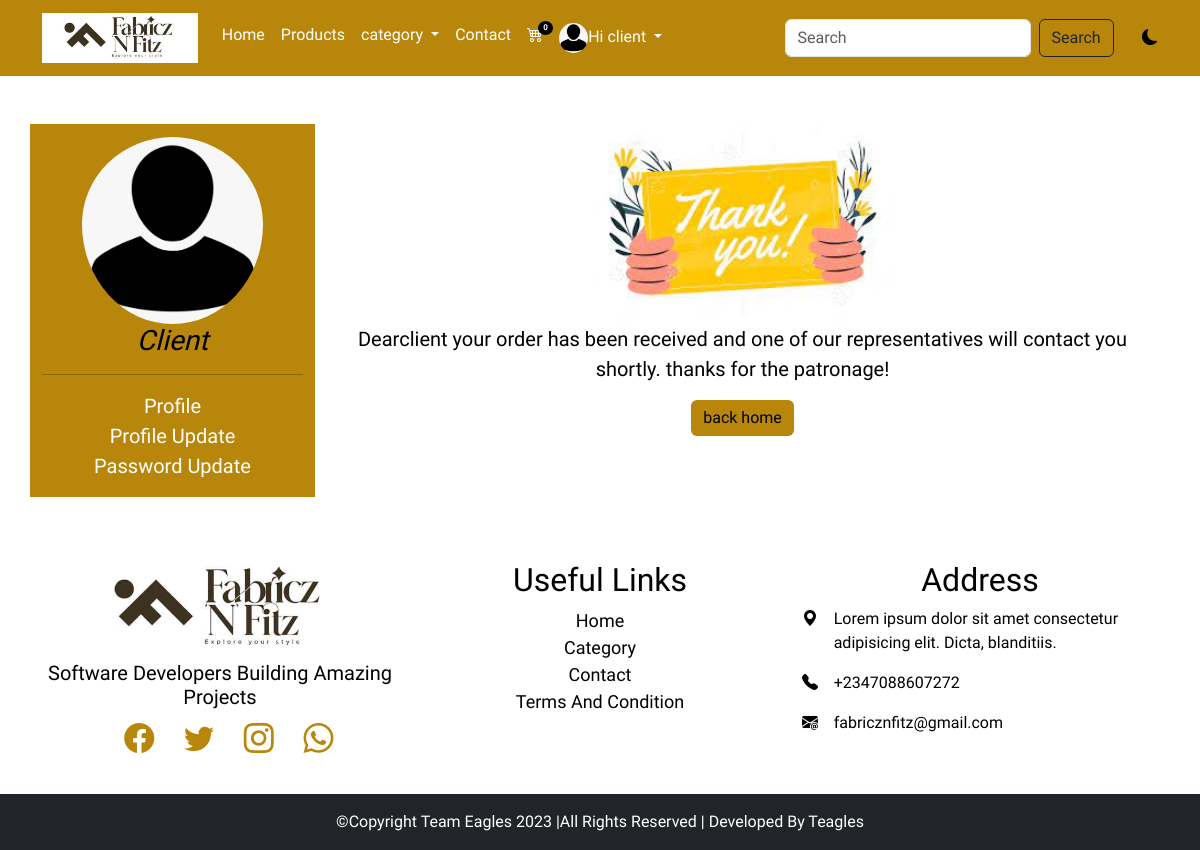
/callback (signed in), run on the app's committed database.
### main/models.py (models this page shows, shortened)
class AppInfo(models.Model):
 appname = models.CharField(max_length=50)
 logo =  models.ImageField(upload_to='logo')
 banner = models.ImageField(upload_to='banner')
 carousel1 = models.ImageField(upload_to='carousel')
 carousel2 = models.ImageField(upload_to='carouse2')
 carousel3 = models.ImageField(upload_to='carouse3')

class Customer(models.Model):
   user = models.OneToOneField(User, on_delete=models.CASCADE)
   first_name = models.CharField(max_length=100)
   last_name = models.CharField(max_length=100)
   phone = models.CharField(max_length=20)
   address = models.CharField(max_length=100)
   email = models.CharField(max_length=104)
   pix = models.ImageField(upload_to='profilepix')
   joined = models.DateTimeField(auto_now_add=True)

### main/views.py (the view)
# urls.py: path('callback', views.thankyou, name='thankyou'),
@login_required(login_url='signin')
def thankyou(request):
    userprof = Customer.objects.get(user__username = request.user.username)
    cart = Cart.objects.filter(user__username = request.user.username)
    for item in cart:
        item.paid = True
        item.save()
        product = Product.objects.get(pk=item.product.id)
    context ={
        'userprof':userprof,
        'cart':cart,
        'product':product
    }
    return render(request, 'callback.html', context)

### main/context_processor.py (called while the page is built)
def feature(request):
   info = AppInfo.objects.get(pk=1)
   categ = Category.objects.all()
   context = {
     'info' :info,
     'categ' : categ,
    }
   return context

def cartcount(request):
   cart = Cart.objects.filter(user__username = request.user.username, paid=False)
   itemcount = 0
   for item in cart:
      itemcount += item.quantity
   context ={
      'itemcount':itemcount
    }
   return context

### main/templates/callback.html (shortened to what this page needs)
{% extends 'base.html' %}
{% load static %}
{% block header %} {% include 'header.html' %} {% endblock header %}
{% block content %}
<div class="container mt-5 mb-5">
  <div class="row">
    <div class="col-12 col-md-3 pavat">
      <img src="{{userprof.pix.url}}" alt="" style="height: 200px;">
      <h3 class="text-capitalize">{{userprof.user}}</h3>
      <hr>
      <ul class="list-unstyled">
        <li><a href="{% url 'profile' %}">profile</a></li>
        <li><a href="{% url 'profile_update' %}">profile update</a></li>
        <li><a href="{% url 'password_update' %}">password update</a></li>
      </ul>
    </div>
    <div class="col-12 col-md-9 thanks">
      <img src="{% static '' %}img/thank you.jpg" alt="" style="height: 200px;">
      <p>Dear<span class="unstyled"><a href="{% url 'profile' %}"></a>{{userprof.user}}</span> your order has been received and one of our representatives
       will contact you shortly. thanks for the patronage!
      </p>
      <a href="{% url 'home' %}"><button class="btn btn-warning text capitalize">back home</button></a>
    </div>
  </div>
</div>
{% endblock content %}
{% block footer %} {% include 'footer.html' %} {% endblock footer %}

### main/templates/header.html (shortened to what this page needs)
<nav class="navbar navbar-expand-lg sticky-top">
  <div class="container">
   <a class="navbar-brand" href="#"><img src="{{info.logo.url}}" alt="" height="50px"></a>
    <div class="collapse navbar-collapse" id="navbarSupportedContent">
      <ul class="navbar-nav me-auto mb-2 mb-lg-0">
      {% if user.is_authenticated %}
      <li class="nav-item">
          <a class="nav-link" aria-current="page" href="{% url 'home' %}">Home</a>
      </li>
      <li class="nav-item">
        <a class="nav-link" href="{% url 'products' %}">Products</a>
      </li>
            <li class="nav-item dropdown">
            <a class="nav-link dropdown-toggle" href="#" role="button" data-bs-toggle="dropdown" aria-expanded="false">
              category
            </a>
        </li>
        <li class="nav-item">
          <a class="nav-link" href="{% url 'contact' %}">Contact</a>
      </li>
      <li class="nav-item">
        <a class="nav-link" href="{% url 'cart' %}">
          <div class="wrapper">
            <i class="bi bi-cart4"></i>
            <span class="badge">{{itemcount}}</span>
          </div>
        </a>
    </li>
     <li class="nav-item dropdown">
        <a class="nav-link dropdown-toggle" href="#" role="button" data-bs-toggle="dropdown" aria-expanded="false">
          {% if user.customer %}
           <img src="{{user.customer.pix.url}}" style="height: 30px" alt=""><span>Hi {{user.username}}</span>
          {% endif %}
        </a>
    </li>
          {% endif %}
        </ul>
  <form action="{% url 'search' %}" method="POST" class="d-flex" role="search">
     <input class="form-control me-2" name="item" type="search" placeholder="Search" aria-label="Search">
     <button type="submit" class="btn btn-outline-dark" type="submit">Search</button>
  </form>
  <div class="david">
    <i class="bi bi-moon-fill"></i>
  </div>
  </div>
</div>
</nav>

### main/static/css/style.css (style rules this page uses)
* { padding: 0%; margin: 0%; box-sizing: border-box; }
.navbar { background-color: darkgoldenrod; }
.navbar-nav a { color: white; }
.wrapper { position: relative; }
.wrapper span { position: absolute; top: -2px; right: -10px; background-color: black; font-size: 8px; border-radius: 50%; }
.nav-item img { border-radius: 50%; }
.david { margin-left: 3%; cursor: pointer; }
:root { --bg: white; --icon: black; --text: black; }
body { background: var(--bg) !important; color: var(--text) !important; overflow-y: hidden; font-family: 'Alkatra', cursive !important; }
.pavat { background-color: darkgoldenrod; text-align: center; }
.pavat h3 { font-style: italic; }
.pavat img { padding-top: 5%; border-radius: 100%; height: 200px; }
.pavat li a { text-decoration: none; text-transform: capitalize; color: white; font-size: 20px; }
.thanks { text-align: center; }
.thanks p { font-size: 20px; }
.thanks button { background-color: darkgoldenrod; border: none; }
.thanks a { text-decoration: none; color: brown; font-weight: 600; }

### data on the page
AppInfo: logo (picture)
Customer: pix (placeholder picture), user "Client", user "client"

### other printed values
{{ itemcount }} "0"
{{ user.username }} "client"
